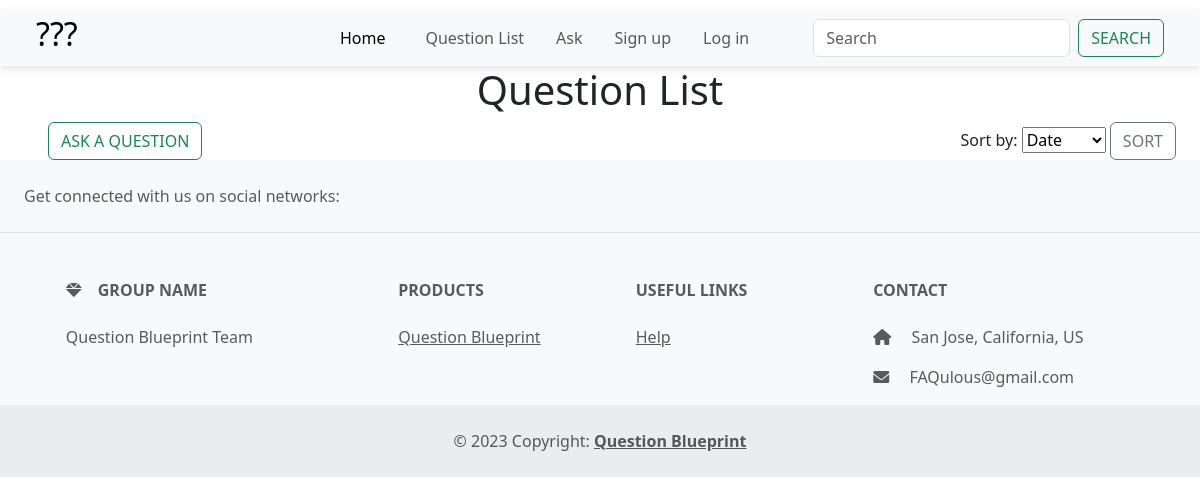
The page /question/ on the database as committed earlier.
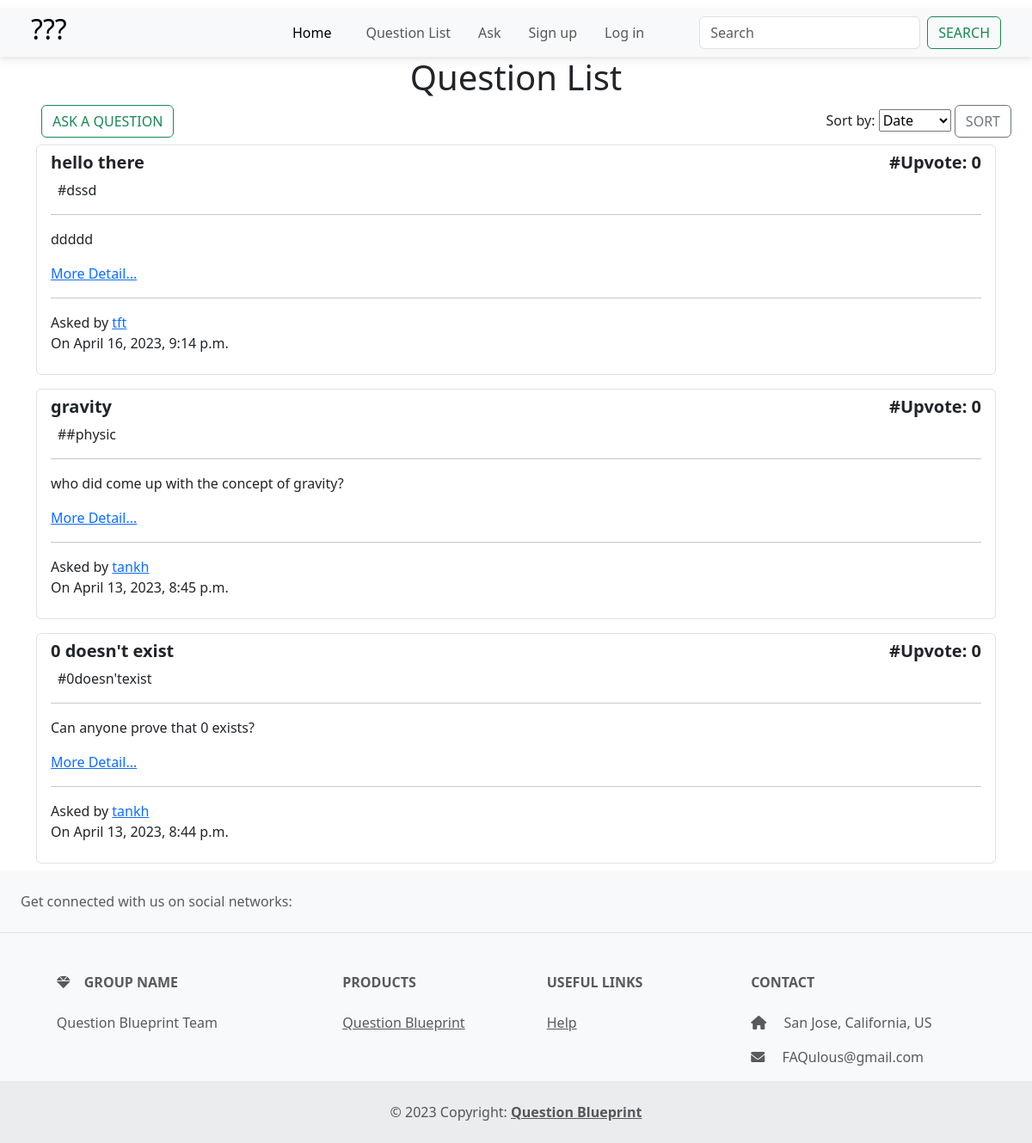
The same page on the database as committed later.
### main_app/models.py (models this page shows, shortened)
class Question(models.Model):
    user = models.ForeignKey(User, on_delete=models.CASCADE)
    title = models.CharField(max_length=200, blank=False, null=False)
    content = models.TextField(max_length=20000, blank=False, null=False)
    tag = TaggableManager(blank=True)
    upvote_num = models.IntegerField(default=0)
    created_date = models.DateTimeField(default=timezone.now)

### main_app/views.py (the view)
# urls.py: path('question/', views.QuestionListView.as_view(), name='question_view'),
class QuestionListView(ListView):
    model = Question
    ordering = ["-created_date"]
    def get_context_data(self, **kwargs):
            context = super().get_context_data(**kwargs)
            sort_by = self.request.GET.get('sort', '-upvote_num')
            questions = self.model.objects.all()
            if sort_by == 'created_date':
                sorted_questions = questions.order_by('-created_date', '-upvote_num')
            else:
                sorted_questions = questions.order_by('-upvote_num','-created_date')
            context['sorted_questions'] = sorted_questions
            return context

### main_app/templates/main_app/question_list.html (shortened to what this page needs)
{% extends "base_nav.html" %}{% load crispy_forms_tags %} {% block content%}
<h1 class="text-center mb-2">Question List</h1>
<div class="d-flex justify-content-between mx-4">
  {% if user.is_authenticated %}
  <a
    href="#"
    class=" mx-4"
  >
    <button class="btn btn-outline-success  mx-4">Ask a question</button>
  </a>
  {% else %}
  <a href="{% url 'login' %}" class="me-auto mx-4">
    <button class="btn btn-outline-success">Ask a question</button>
  </a>
  {% endif %}
        <form method="GET">
        <label for="sort">Sort by:</label>
        <select id="sort" name="sort">
          <option value="created_date" {% if request.GET.sort == 'created' %}selected{% endif %}>Date</option>
        </select>
        <button class="btn btn-outline-secondary" type="submit">Sort</button>
      </form>
</div>
{% for question in sorted_questions %}
<div class="container py-2">
    <div class="list-group">
    <div class="list-group-item list-group-item-action">
      <div class="d-flex justify-content-between">
      <h5 class="fw-bold">{{question.title}}</h5>
      <h5 class="fw-bold">#Upvote: {{question.upvote_num}}</h5>
      </div>
      <div class="d-flex flex-row">
        <div class="d-flex flex-row flex-wrap">
          {% for t in question.tag.all %}
          <div class="p-2 py-0">#{{t}}</div>
          {% endfor %}
        </div>
      </div>
      <hr>
      {% if question.content|wordcount < 15 and question.content|length < 100 %}
      <p class="">{{question.content}}</p>
      {% else %}
      <p>{{question.content|truncatechars:40}}</p>
      {% endif %}
      <a href="{% url 'main_app:question_detail_view' question.id %}"
        >More Detail...</a
      >
      <hr />
      <span
        >Asked by
        <a href="{% url 'profile_view' question.user.username %}"
          >{{question.user}}</a
        ></span
      >
      <p>On {{question.created_date}}</p>
    </div>
  </div>
</div>
{% endfor %} {% endblock %}

### templates/base_nav.html (shortened to what this page needs)
{% load static %}
<!DOCTYPE html>
<html lang="en">
  <head>
    <link rel="stylesheet" href="/static/style.css" />
    <link
      href="https://cdnjs.cloudflare.com/ajax/libs/font-awesome/6.0.0/css/all.min.css"
      rel="stylesheet"
    />
    <link
      href="https://cdnjs.cloudflare.com/ajax/libs/mdb-ui-kit/6.1.0/mdb.min.css"
      rel="stylesheet"
    />
    <link
      href="https://cdn.jsdelivr.net/npm/bootstrap@5.3.0-alpha1/dist/css/bootstrap.min.css"
      rel="stylesheet"
    />
  </head>
  <body>
    <nav class="navbar navbar-expand-lg bg-light px-4 py-0">
      <div class="container-fluid">
        <a class="navbar-brand" href="{% url 'main_app:home' %}">
            <h2>???</h2>
        </a>
        <div class="collapse navbar-collapse" id="navbarSupportedContent">
          <ul class="navbar-nav ms-auto mb-2 mb-lg-0 px-5">
            <li class="nav-item px-3">
              <a class="nav-link active" aria-current="page" href="{% url 'main_app:home' %}">Home</a>
            </li>
            <li class="nav-item px-2">
              <a class="nav-link" href="{% url 'main_app:question_view' %}">Question List</a>
            </li>
            <li class="nav-item px-2">
              <a class="nav-link" href="{% url 'main_app:question_ask_view' %}">Ask</a>
            </li>
            {% if user.is_authenticated %}
            <li class="nav-item px-2">
              <a class="nav-link" href="{% url 'profile_view' user.username %}">Profile</a>
            </li>
            <li class="nav-item px-2">
              <a class="nav-link" href="{% url 'logout' %}">Logout</a>
            </li>
            {% else %}
            <li class="nav-item px-2">
              <a class="nav-link" href="{% url 'register' %}">Sign up</a>
            </li>
            <li class="nav-item px-2">
              <a class="nav-link" href="{% url 'login' %}">Log in</a>
            </li>
            {% endif %}
          </ul>
          <form class="d-flex" role="search">
            <input
              class="form-control me-2"
              type="search"
              placeholder="Search"
              aria-label="Search"
              id="search-input"
            />
            <button class="btn btn-outline-success" type="submit">
              Search
            </button>
          </form>
        </div>
      </div>
    </nav>
    {% block content %} {% endblock content %}
    <footer class="text-center text-lg-start bg-light text-muted">
      <section
        class="d-flex justify-content-center justify-content-lg-between p-4 border-bottom"
      >
        <div class="me-5 d-none d-lg-block">
          <span>Get connected with us on social networks:</span>
        </div>
      </section>
      <section class="">
        <div class="container text-center text-md-start mt-5">
          <div class="row mt-3">
            <div class="col-md-3 col-lg-4 col-xl-3 mx-auto mb-4">
              <h6 class="text-uppercase fw-bold mb-4">
                <i class="fas fa-gem me-3"></i>Group name
              </h6>
              <p>Question Blueprint Team</p>
            </div>
            <div class="col-md-2 col-lg-2 col-xl-2 mx-auto mb-4">
              <h6 class="text-uppercase fw-bold mb-4">Products</h6>
              <p>
                <a href="#!" class="text-reset">Question Blueprint</a>
              </p>
            </div>
            <div class="col-md-3 col-lg-2 col-xl-2 mx-auto mb-4">
              <h6 class="text-uppercase fw-bold mb-4">Useful links</h6>
              <p>
                <a href="#!" class="text-reset">Help</a>
              </p>
            </div>
            <div class="col-md-4 col-lg-3 col-xl-3 mx-auto mb-md-0 mb-2">
              <h6 class="text-uppercase fw-bold mb-4">Contact</h6>
              <p><i class="fas fa-home me-3"></i> San Jose, California, US</p>
              <p>
                <i class="fas fa-envelope me-3"></i>
                FAQulous@gmail.com
              </p>
            </div>
          </div>
        </div>
      </section>
      <div
        class="text-center p-4"
        style="background-color: rgba(0, 0, 0, 0.05)"
      >
        © 2023 Copyright:
        <a class="text-reset fw-bold" href=""> Question Blueprint</a>
      </div>
    </footer>
  </body>
</html>

### static/style.css (style rules this page uses)
button { padding: 10px; margin: 10px; font-size: 20px; border-radius: 40px; }

Rows that differ between the two databases and show on the page:
added Question: title "hello there", upvote_num "0", content "ddddd", user "tft", created_date "April 16, 2023, 9:14 p.m."
now on this page (row unchanged): Tag: name "dssd", shown under "hello there"
added Question: title "gravity", upvote_num "0", content "who did come up with the concept of gravity?", user "tankh", created_date "April 13, 2023, 8:45 p.m."
added Tag: name "#physic", shown under "gravity"
added Question: title "0 doesn't exist", upvote_num "0", content "Can anyone prove that 0 exists?", user "tankh", created_date "April 13, 2023, 8:44 p.m."
added Tag: name "0doesn'texist", shown under "0 doesn't exist"
